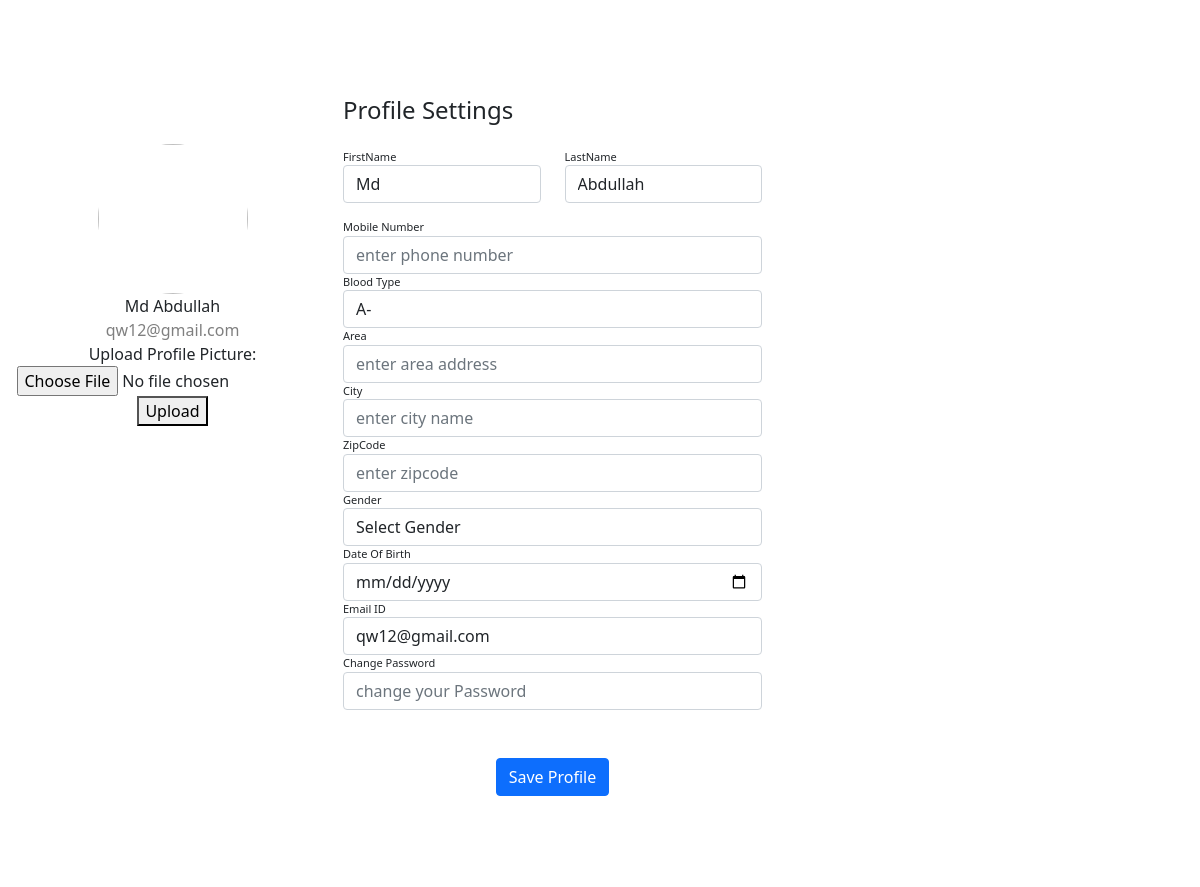
Screenshot of /phpFiles/updateProfile.php (signed in) with the database file from the repository.
### tables this page shows
CREATE TABLE `users` (
  `userId` int(11) NOT NULL,
  `firstName` varchar(50) DEFAULT NULL,
  `lastName` varchar(50) DEFAULT NULL,
  `userName` varchar(50) DEFAULT NULL,
  `email` varchar(100) DEFAULT NULL,
  `password` varchar(255) DEFAULT NULL,
  `phoneNumber` varchar(15) DEFAULT NULL,
  `dob` date DEFAULT NULL,
  `gender` enum('Male','Female','Other') DEFAULT NULL,
  `bloodType` enum('A+','A-','B+','B-','O+','O-','AB+','AB-') DEFAULT NULL,
  `area` varchar(100) DEFAULT NULL,
  `city` varchar(50) DEFAULT NULL,
  `zipcode` varchar(10) DEFAULT NULL,
  `status` enum('Active','Inactive') DEFAULT NULL,
  `profile_picture` longblob DEFAULT NULL
);

### phpFiles/updateProfile.php (the view, shortened to what this page needs)
<?php
include 'config.php';
$user_email=$_SESSION['email'];
$query = "SELECT firstname,lastname,email,BloodType profile_picture FROM users WHERE email = ?";
$stmt = $conn->prepare($query);
$stmt->bind_param("s", $user_email);
$stmt->execute();
$result = $stmt->get_result();
if(mysqli_num_rows($result)>0){
    $user = $result->fetch_assoc();
?>
<head>
  <link rel="stylesheet" href="./assets/css/updateProfile.css">
  <link rel="stylesheet" href="https://cdn.jsdelivr.net/npm/bootstrap@5.0.0-alpha1/dist/css/bootstrap.min.css">
  <link rel="stylesheet" href="https://cdn.jsdelivr.net/npm/bootstrap@5.0.0-alpha1/dist/js/bootstrap.bundle.min.js">
  <link rel="stylesheet" href="https://cdnjs.cloudflare.com/ajax/libs/jquery/3.2.1/jquery.min.js">
</head>
            <div class="container rounded bg-white mt-5 mb-5">
    <div class="row">
        <div class="col-md-3 border-right">
            <div class="d-flex flex-column align-items-center text-center p-3 py-5"><img class="rounded-circle mt-5" width="150px" src="get_profile_picture.php"><span class="font-weight-bold"><?php echo $user['firstname']." ".$user['lastname']?></span><span class="text-black-50"><?php echo $user['email']?></span><span> <div style="">
            <form action="upload.php" method="POST" enctype="multipart/form-data">
            <label for="profile_picture">Upload Profile Picture:</label>
             <input type="file" name="profile_picture" id="profile_picture" required>
              <button type="submit">Upload</button>
            </form>
            </div></span></div>
        </div>
        <div class="col-md-5 border-right">
            <div class="p-3 py-5">
                <div class="d-flex justify-content-between align-items-center mb-3">
                    <h4 class="text-right">Profile Settings</h4>
                </div>
                <form action="updateProfileData.php" method="post">
                <div class="row mt-2">
                    <div class="col-md-6"><label class="labels">FirstName</label><input type="text" name="firstname" class="form-control" placeholder="first name" value="<?php echo $user['firstname']?>"></div>
                    <div class="col-md-6"><label class="labels">LastName</label><input type="text" name="lastname" class="form-control" value="<?php echo $user['lastname']?>" placeholder="last Name"></div>
                </div>
                <div class="row mt-3">
                    <div class="col-md-12"><label class="labels">Mobile Number</label><input type="text" name="phoneNumber" class="form-control" placeholder="enter phone number" value=""></div>
                    <div class="col-md-12"><label class="labels">Blood Type</label>
                    <?php
$sql = "SHOW COLUMNS FROM Users WHERE Field = 'bloodType'";
$result = mysqli_query($conn, $sql);
if ($result && $row = $result->fetch_assoc()) {
    preg_match("/^enum\('(.*)'\)$/", $row['Type'], $matches);
    $bloodTypes = explode("','", $matches[1]);
} else {
    echo "Error fetching blood types.";
    $bloodTypes = [];
}
$user_email = $_SESSION['email'];
$sqlUser = "SELECT bloodType FROM users WHERE email = '$user_email'";
$resultUser = mysqli_query($conn, $sqlUser);
if ($resultUser && $rowUser = $resultUser->fetch_assoc()) {
    $selectedBloodType = $rowUser['bloodType'];
} else {
    $selectedBloodType = '';
}
?>
<select class="form-control" name="bloodType" required>
    <?php foreach ($bloodTypes as $bloodType): ?>
        <option value="<?= htmlspecialchars($bloodType) ?>"
            <?php if ($bloodType == $selectedBloodType) echo "selected"; ?>>
            <?= htmlspecialchars($bloodType) ?>
        </option>
    <?php endforeach; ?>
</select>
                  </div>
                    <div class="col-md-12"><label class="labels">Area</label><input type="text" name="area" class="form-control" placeholder="enter area address" value=""></div>
                    <div class="col-md-12"><label class="labels">City</label><input type="text" name="city" class="form-control" placeholder="enter city name" value=""></div>
                    <div class="col-md-12"><label class="labels">ZipCode</label><input type="text" name="zipcode" class="form-control" placeholder="enter zipcode" value=""></div>
                    <div class="col-md-12"><label class="labels">Gender</label>
          <select class="form-control" name="gender"  required>
             <option value="" style="color:gray" >Select Gender</option>
         </select>
                  </div>
                    <div class="col-md-12"><label class="labels">Date Of Birth</label><input type="date" name="dateOfBirth"class="form-control" placeholder="enter your BirthDate" value=""></div>
                    <div class="col-md-12"><label class="labels">Email ID</label><input type="text" name="email" class="form-control" placeholder="enter email id" value="<?php echo $user['email'];?>"></div>
                    <div class="col-md-12"><label class="labels">Change Password</label><input type="password" name="password" class="form-control" placeholder="change your Password" value=""></div>
                </div>
                <div class="mt-5 text-center"><button class="btn btn-primary profile-button" type="submit">Save Profile</button></div>
            </div>
        </div>
        <?php
      }else{
        echo "data couldnot be extractede!";
    }
        ?>
        <div class="col-md-4">
        </div>
    </div>
</div>

### assets/css/updateprofile.css (style rules this page uses)
.profile-button { background: rgb(99, 39, 120); box-shadow: none; border: none }
.labels { font-size: 11px }

### rows the page displays
users: firstName "Md", lastName "Abdullah", email "qw12@gmail.com", firstname "Md", lastname "Abdullah", bloodType "A-"
